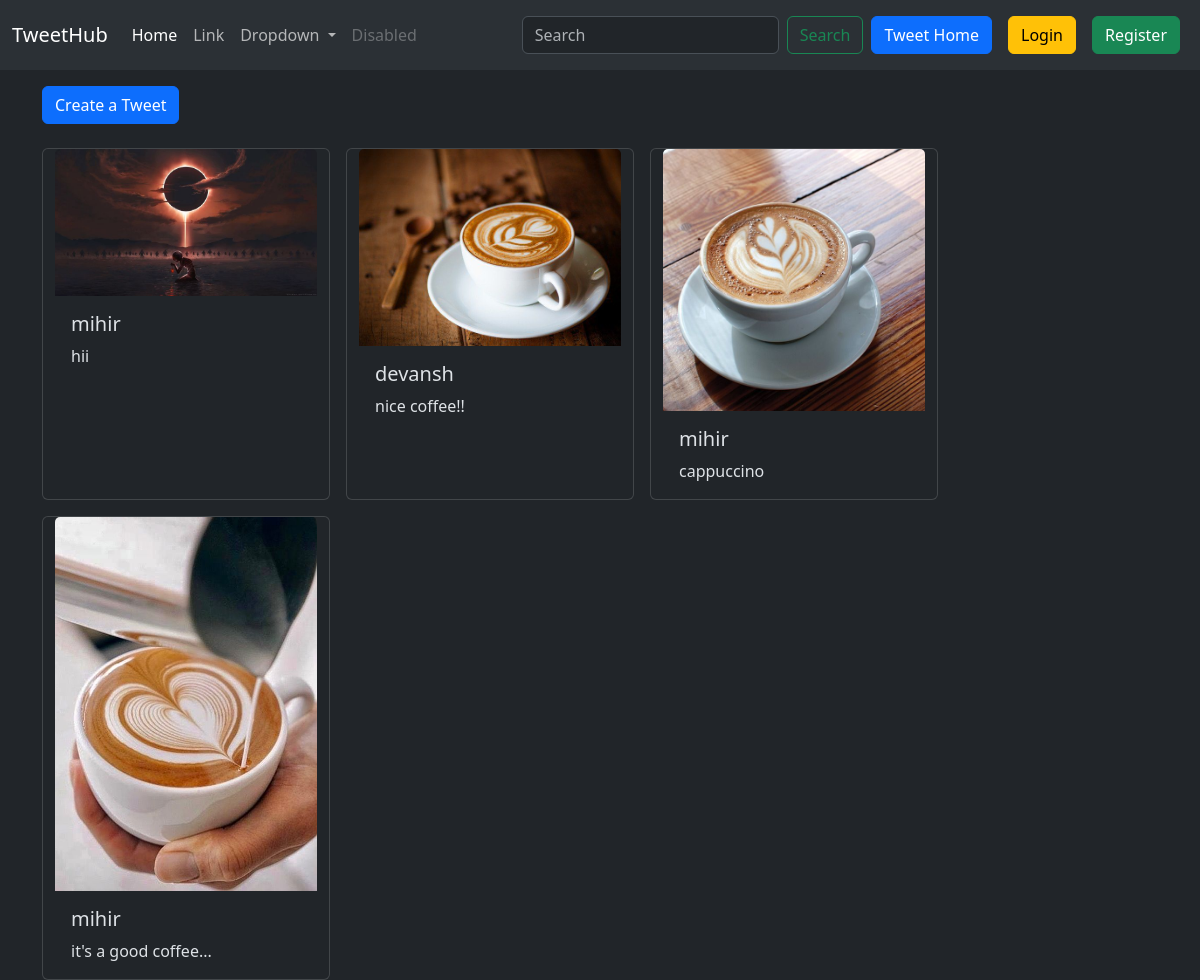
Screenshot of /tweet/ with the database file from the repository.
### tweet/models.py (models this page shows, shortened)
class Tweet(models.Model):
    user = models.ForeignKey(User, on_delete=models.CASCADE)
    content = models.TextField(max_length=255)
    image = models.ImageField(upload_to='photos/', blank=True, null=True)
    created_at = models.DateTimeField(auto_now_add=True)
    updated_at = models.DateTimeField(auto_now=True)

### tweet/views.py (the view)
# urls.py: path('', views.tweet_list, name='tweet_list'),
def tweet_list(request):
    tweets = Tweet.objects.all().order_by('-created_at')
    return render(request, 'tweet_list.html', {'tweets': tweets})

### tweet/templates/tweet_list.html (shortened to what this page needs)
{% extends "layout.html" %}
{% block content %}
<a class="btn btn-primary mb-4 mt-3" href="{% url 'tweet_create' %}">Create a Tweet</a>
<div class="container row gap-3">
  {% for tweet in tweets %}
  <div class="card" style="width: 18rem;">
    <a href="{% url 'tweet_detail' tweet.id%}">
    <img src="{{tweet.image.url}}" class="card-img-top " alt="...">
    </a>
    <div class="card-body">
      <h5 class="card-title">{{tweet.user.username}}</h5>
      <p class="card-text">{{tweet.content}}</p>
    </div>
  </div>
  {% endfor %}
</div>
{% endblock %}

### templates/layout.html (shortened to what this page needs)
{% load static %}
<!DOCTYPE html>
<html lang="en" data-bs-theme="dark">
<head>
    <link rel="stylesheet" href="{% static 'Style.css' %}">
    <link href="https://cdn.jsdelivr.net/npm/bootstrap@5.3.3/dist/css/bootstrap.min.css" rel="stylesheet">
</head>
<body>
    <nav class="navbar navbar-expand-lg bg-body-tertiary">
        <div class="container-fluid">
          <a class="navbar-brand" href="#">TweetHub</a>
          <div class="collapse navbar-collapse" id="navbarSupportedContent">
            <ul class="navbar-nav me-auto mb-2 mb-lg-0">
              <li class="nav-item">
                <a class="nav-link active" aria-current="page" href="#">Home</a>
              </li>
              <li class="nav-item">
                <a class="nav-link" href="#">Link</a>
              </li>
              <li class="nav-item dropdown">
                <a class="nav-link dropdown-toggle" href="#" role="button" data-bs-toggle="dropdown" aria-expanded="false">
                  Dropdown
                </a>
              </li>
              <li class="nav-item">
                <a class="nav-link disabled" aria-disabled="true">Disabled</a>
              </li>
            </ul>
            <form method="GET" action="{% url 'search' %}" class="d-flex" role="search">
              <input class="form-control me-2" name="query" type="search" placeholder="Search" aria-label="Search">
              <button class="btn btn-outline-success" type="submit">Search</button>
            </form>
            <a class="btn btn-primary m-2" href="{% url 'tweet_list' %}">Tweet Home</a>
            {% if user.is_authenticated %}
              <form action="{% url 'logout' %}" method="post">
                {% csrf_token %}
                <button class="btn btn-danger m-2" type="submit">Logout</button>
              </form>
            {% else %}
              <a class="btn btn-warning m-2" href="{% url 'login' %}">Login</a>
              <a class="btn btn-success m-2" href="{% url 'register' %}">Register</a>
            {% endif %}
          </div>
        </div>
      </nav>
    <div class="container">
        {% block content %}
        {% endblock %}
    </div>
</body>
</html>

### static/Style.css (style rules this page uses)
body { margin: 0; padding: 0; box-sizing: border-box; }

### rows the page displays
Tweet: image (picture), user.username "mihir", content "hii"
Tweet: image (picture), user.username "devansh", content "nice coffee!!"
Tweet: image (picture), user.username "mihir", content "cappuccino"
Tweet: image (picture), user.username "mihir", content "it's a good coffee..."
